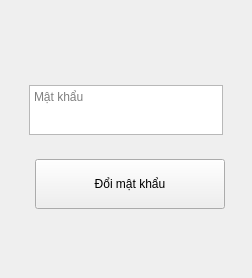
                     <widget class="QWidget" name="page_10">
                      <property name="minimumSize">
                       <size>
                        <width>230</width>
                        <height>0</height>
                       </size>
                      </property>
                      <layout class="QVBoxLayout" name="verticalLayout_48">
                       <item>
                        <widget class="QWidget" name="widget_9" native="true">
                         <property name="minimumSize">
                          <size>
                           <width>230</width>
                           <height>0</height>
                          </size>
                         </property>
                         <property name="maximumSize">
                          <size>
                           <width>230</width>
                           <height>16777215</height>
                          </size>
                         </property>
                         <layout class="QVBoxLayout" name="verticalLayout_49">
                          <item alignment="Qt::AlignTop">
                           <widget class="QWidget" name="widget_10" native="true">
                            <property name="maximumSize">
                             <size>
                              <width>16777215</width>
                              <height>200</height>
                             </size>
                            </property>
                            <layout class="QVBoxLayout" name="verticalLayout_50">
                             <item>
                              <widget class="QLabel" name="tenTKDoiMK">
                               <property name="minimumSize">
                                <size>
                                 <width>0</width>
                                 <height>50</height>
                                </size>
                               </property>
                               <property name="maximumSize">
                                <size>
                                 <width>500</width>
                                 <height>50</height>
                                </size>
                               </property>
                               <property name="styleSheet">
                                <string notr="true"/>
                               </property>
                               <property name="text">
                                <string/>
                               </property>
                               <property name="alignment">
                                <set>Qt::AlignCenter</set>
                               </property>
                              </widget>
                             </item>
                             <item>
                              <widget class="QTextEdit" name="mkDoiMK">
                               <property name="minimumSize">
                                <size>
                                 <width>0</width>
                                 <height>50</height>
                                </size>
                               </property>
                               <property name="maximumSize">
                                <size>
                                 <width>500</width>
                                 <height>50</height>
                                </size>
                               </property>
                               <property name="styleSheet">
                                <string notr="true"/>
                               </property>
                               <property name="placeholderText">
                                <string>Mật khẩu</string>
                               </property>
                              </widget>
                             </item>
                            </layout>
                           </widget>
                          </item>
                          <item alignment="Qt::AlignTop">
                           <widget class="QWidget" name="widget_11" native="true">
                            <property name="minimumSize">
                             <size>
                              <width>220</width>
                              <height>0</height>
                             </size>
                            </property>
                            <property name="maximumSize">
                             <size>
                              <width>220</width>
                              <height>150</height>
                             </size>
                            </property>
                            <layout class="QHBoxLayout" name="horizontalLayout_31">
                             <item>
                              <widget class="QPushButton" name="doiMKBtn">
                               <property name="minimumSize">
                                <size>
                                 <width>190</width>
                                 <height>50</height>
                                </size>
                               </property>
                               <property name="maximumSize">
                                <size>
                                 <width>190</width>
                                 <height>16777215</height>
                                </size>
                               </property>
                               <property name="styleSheet">
                                <string notr="true">font: 9pt &quot;MS Shell Dlg 2&quot;;</string>
                               </property>
                               <property name="text">
                                <string>Đổi mật khẩu</string>
                               </property>
                               <property name="icon">
                                <iconset resource="resources.qrc">
                                 <normaloff>:/icons/icons/edit-2.svg</normaloff>:/icons/icons/edit-2.svg</iconset>
                               </property>
                               <property name="iconSize">
                                <size>
                                 <width>24</width>
                                 <height>24</height>
                                </size>
                               </property>
                              </widget>
                             </item>
                            </layout>
                           </widget>
                          </item>
                          <item>
                           <spacer name="verticalSpacer_6">
                            <property name="orientation">
                             <enum>Qt::Vertical</enum>
                            </property>
                            <property name="sizeHint" stdset="0">
                             <size>
                              <width>20</width>
                              <height>40</height>
                             </size>
                            </property>
                           </spacer>
                          </item>
                         </layout>
                        </widget>
                       </item>
                      </layout>
                     </widget>
